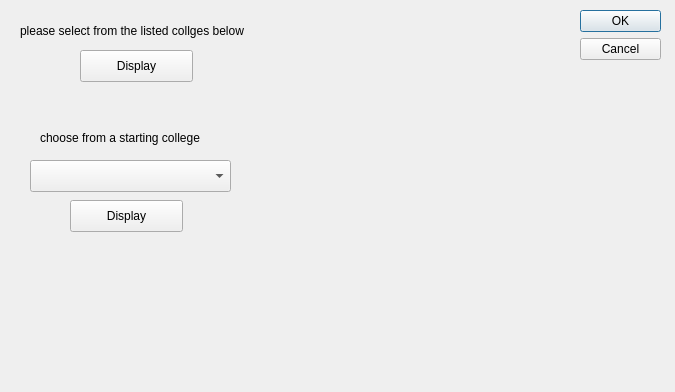
<?xml version="1.0" encoding="UTF-8"?>
<ui version="4.0">
 <class>trip_planner</class>
 <widget class="QDialog" name="trip_planner">
  <property name="geometry">
   <rect>
    <x>0</x>
    <y>0</y>
    <width>675</width>
    <height>392</height>
   </rect>
  </property>
  <property name="windowTitle">
   <string>Dialog</string>
  </property>
  <widget class="QDialogButtonBox" name="buttonBox">
   <property name="geometry">
    <rect>
     <x>580</x>
     <y>10</y>
     <width>81</width>
     <height>71</height>
    </rect>
   </property>
   <property name="orientation">
    <enum>Qt::Vertical</enum>
   </property>
   <property name="standardButtons">
    <set>QDialogButtonBox::Cancel|QDialogButtonBox::Ok</set>
   </property>
  </widget>
  <widget class="QLabel" name="label">
   <property name="geometry">
    <rect>
     <x>20</x>
     <y>20</y>
     <width>261</width>
     <height>21</height>
    </rect>
   </property>
   <property name="text">
    <string>please select from the listed collges below</string>
   </property>
  </widget>
  <widget class="QPushButton" name="pushButton">
   <property name="geometry">
    <rect>
     <x>80</x>
     <y>50</y>
     <width>113</width>
     <height>32</height>
    </rect>
   </property>
   <property name="text">
    <string>Display</string>
   </property>
  </widget>
  <widget class="QComboBox" name="comboBox">
   <property name="geometry">
    <rect>
     <x>30</x>
     <y>160</y>
     <width>201</width>
     <height>32</height>
    </rect>
   </property>
  </widget>
  <widget class="QPushButton" name="pushButton_2">
   <property name="geometry">
    <rect>
     <x>70</x>
     <y>200</y>
     <width>113</width>
     <height>32</height>
    </rect>
   </property>
   <property name="text">
    <string>Display</string>
   </property>
  </widget>
  <widget class="QLabel" name="label_2">
   <property name="geometry">
    <rect>
     <x>40</x>
     <y>130</y>
     <width>191</width>
     <height>16</height>
    </rect>
   </property>
   <property name="text">
    <string>choose from a starting college</string>
   </property>
  </widget>
 </widget>
 <resources/>
 <connections>
  <connection>
   <sender>buttonBox</sender>
   <signal>accepted()</signal>
   <receiver>trip_planner</receiver>
   <slot>accept()</slot>
   <hints>
    <hint type="sourcelabel">
     <x>248</x>
     <y>254</y>
    </hint>
    <hint type="destinationlabel">
     <x>157</x>
     <y>274</y>
    </hint>
   </hints>
  </connection>
  <connection>
   <sender>buttonBox</sender>
   <signal>rejected()</signal>
   <receiver>trip_planner</receiver>
   <slot>reject()</slot>
   <hints>
    <hint type="sourcelabel">
     <x>316</x>
     <y>260</y>
    </hint>
    <hint type="destinationlabel">
     <x>286</x>
     <y>274</y>
    </hint>
   </hints>
  </connection>
 </connections>
</ui>
